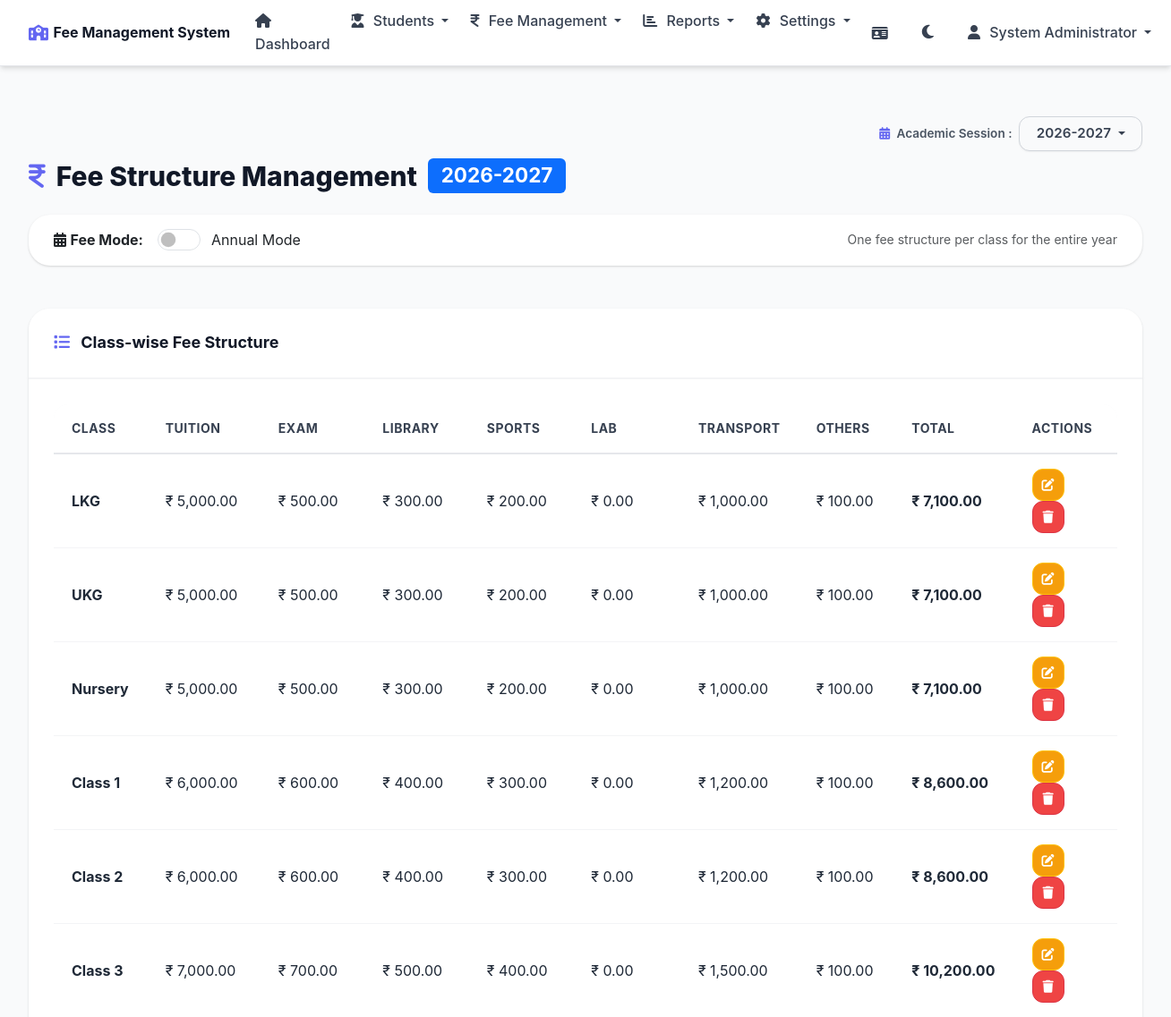
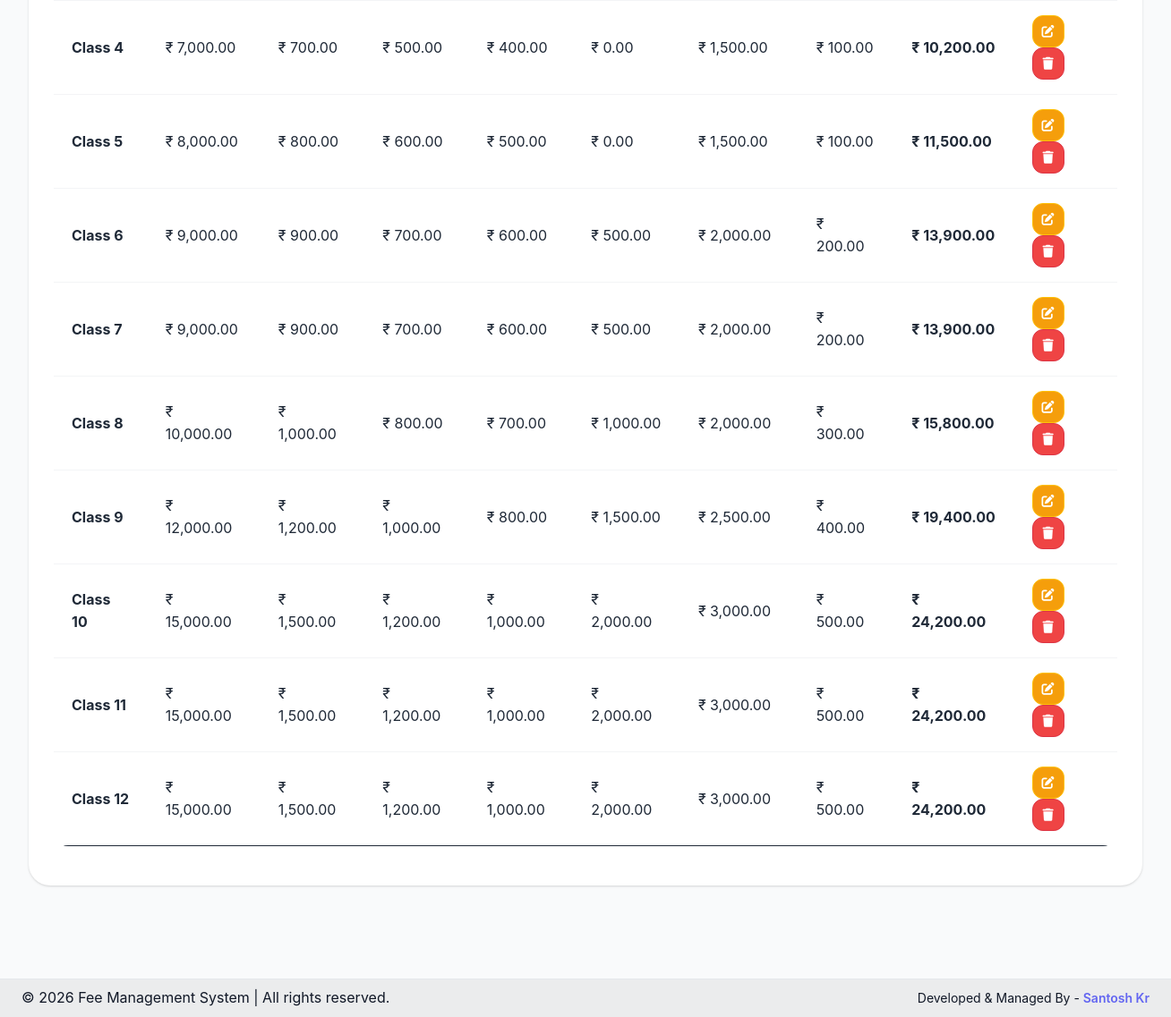
/modules/fee_structure/view_fee_structure.php (signed in), run on the app's committed database (2 pictures, top to bottom).
### tables this page shows
CREATE TABLE academic_sessions (
    session_id INT AUTO_INCREMENT PRIMARY KEY,
    session_name VARCHAR(20) NOT NULL UNIQUE,
    start_date DATE NOT NULL,
    end_date DATE NOT NULL,
    is_active TINYINT(1) DEFAULT 0,
    created_at TIMESTAMP DEFAULT CURRENT_TIMESTAMP
);

CREATE TABLE fee_structure (
    fee_structure_id INT PRIMARY KEY AUTO_INCREMENT,
    class_id INT NOT NULL,
    academic_year VARCHAR(20) NOT NULL,
    tuition_fee DECIMAL(10,2) NOT NULL DEFAULT 0.00,
    exam_fee DECIMAL(10,2) NOT NULL DEFAULT 0.00,
    library_fee DECIMAL(10,2) NOT NULL DEFAULT 0.00,
    sports_fee DECIMAL(10,2) NOT NULL DEFAULT 0.00,
    lab_fee DECIMAL(10,2) NOT NULL DEFAULT 0.00,
    transport_fee DECIMAL(10,2) NOT NULL DEFAULT 0.00,
    other_charges DECIMAL(10,2) NOT NULL DEFAULT 0.00,
    total_fee DECIMAL(10,2) GENERATED ALWAYS AS (
        tuition_fee + exam_fee + library_fee + sports_fee +
        lab_fee + transport_fee + other_charges
    ) STORED,
    created_at TIMESTAMP DEFAULT CURRENT_TIMESTAMP,
    updated_at TIMESTAMP DEFAULT CURRENT_TIMESTAMP ON UPDATE CURRENT_TIMESTAMP,
    status ENUM('active', 'inactive') DEFAULT 'active',
    FOREIGN KEY (class_id) REFERENCES classes(class_id),
    UNIQUE KEY unique_class_year (class_id, academic_year)
);

CREATE TABLE classes (
    class_id INT PRIMARY KEY AUTO_INCREMENT,
    class_name VARCHAR(50) NOT NULL,
    class_numeric INT NOT NULL,
    created_at TIMESTAMP DEFAULT CURRENT_TIMESTAMP,
    status ENUM('active', 'inactive') DEFAULT 'active'
);

### modules/fee_structure/view_fee_structure.php (the view, shortened to what the rows shown need)
<?php
require_once '../../config/database.php';
require_once '../../includes/session.php';
$db = getDB();
$selectedSession = getSelectedSession();
$feeMode = getFeeMode();
$feeStructures = $db->fetchAll("
    SELECT
        fs.*,
        c.class_name
    FROM fee_structure fs
    JOIN classes c ON fs.class_id = c.class_id
    WHERE fs.academic_year = :year AND fs.status = 'active'
    ORDER BY c.class_numeric
", ['year' => $selectedSession]);
require_once '../../includes/header.php';
?>
<div class="row">
    <div class="col-12">
        <h2 class="mb-4">
            <i class="fas fa-indian-rupee-sign"></i> Fee Structure Management
            <span class="badge bg-primary float-end"><?php echo htmlspecialchars($selectedSession); ?></span>
        </h2>
    </div>
</div>
<?php if ($feeMode === 'annual'): ?>
<div class="row">
    <div class="col-12">
        <div class="card card-custom">
            <div class="card-body">
                <?php if (count($feeStructures) > 0): ?>
                <div class="table-responsive">
                    <table class="table table-custom table-hover">
                        <thead>
                            <tr>
                                <th>Class</th>
                                <th>Tuition</th>
                                <th>Exam</th>
                                <th>Library</th>
                                <th>Sports</th>
                                <th>Lab</th>
                                <th>Transport</th>
                                <th>Others</th>
                                <th>Total</th>
                                <th>Actions</th>
                            </tr>
                        </thead>
                        <tbody>
                            <?php foreach($feeStructures as $fee): ?>
                            <tr>
                                <td><strong><?php echo htmlspecialchars($fee['class_name']); ?></strong></td>
                                <td><?php echo formatCurrency($fee['tuition_fee']); ?></td>
                                <td><?php echo formatCurrency($fee['exam_fee']); ?></td>
                                <td><?php echo formatCurrency($fee['library_fee']); ?></td>
                                <td><?php echo formatCurrency($fee['sports_fee']); ?></td>
                                <td><?php echo formatCurrency($fee['lab_fee']); ?></td>
                                <td><?php echo formatCurrency($fee['transport_fee']); ?></td>
                                <td><?php echo formatCurrency($fee['other_charges']); ?></td>
                                <td><strong><?php echo formatCurrency($fee['total_fee']); ?></strong></td>
                                <td>
                                    <button class="btn btn-sm btn-warning btn-icon" data-bs-toggle="modal"
                                            data-bs-target="#editModal<?php echo $fee['fee_structure_id']; ?>" title="Edit">
                                        <i class="fas fa-edit"></i>
                                    </button>
                                    <?php if (isSysAdmin()): ?>
                                    <form method="POST" action="" class="d-inline" onsubmit="return confirm('Are you sure you want to delete the fee structure for <?php echo htmlspecialchars($fee['class_name']); ?>?');">
                                        <button type="submit" class="btn btn-sm btn-danger btn-icon" title="Delete">
                                            <i class="fas fa-trash"></i>
                                        </button>
                                    </form>
                                    <?php endif; ?>
                                </td>
                            </tr>
                            <?php endforeach; ?>
                        </tbody>
                    </table>
                </div>
                <?php else: ?>
                <p class="text-center text-muted">No fee structure defined yet.</p>
                <?php endif; ?>
            </div>
        </div>
    </div>
</div>
<?php endif; ?>
<?php require_once '../../includes/footer.php'; ?>

### includes/header.php (shortened to what the rows shown need)
<!DOCTYPE html>
<html lang="en" data-theme="light">
<head>
    <link href="https://cdn.jsdelivr.net/npm/bootstrap@5.3.0/dist/css/bootstrap.min.css" rel="stylesheet">
    <link href="https://cdnjs.cloudflare.com/ajax/libs/font-awesome/6.4.0/css/all.min.css" rel="stylesheet">
    <link href="/assets/css/style.css" rel="stylesheet">
</head>
<body>
    <div class="<?php echo (isLoggedIn() && basename($_SERVER['PHP_SELF']) != 'login.php') ? 'container-fluid mt-4' : ''; ?>">
        <?php if(isLoggedIn() && basename($_SERVER['PHP_SELF']) != 'login.php'): ?>
        <?php
        $headerSessions = getAllSessions();
        $headerSelectedSession = getSelectedSession();
        ?>
        <div class="session-selector-wrapper">
            <span class="session-label"><i class="fas fa-calendar-alt"></i> Academic Session :</span>
            <div class="dropdown">
                <button class="btn dropdown-toggle session-selector-btn" type="button" id="sessionDropdown" data-bs-toggle="dropdown">
                    <?php echo htmlspecialchars($headerSelectedSession); ?>
                </button>
            </div>
        </div>
        <?php endif; ?>

### data on the page
academic_sessions: session_name "2026-2027"
fee_structure: class.class_name "LKG", tuition_fee "₹ 5,000.00", exam_fee "₹ 500.00", library_fee "₹ 300.00", sports_fee "₹ 200.00", lab_fee "₹ 0.00", transport_fee "₹ 1,000.00", other_charges "₹ 100.00", total_fee "₹ 7,100.00"
fee_structure: class.class_name "UKG", tuition_fee "₹ 5,000.00", exam_fee "₹ 500.00", library_fee "₹ 300.00", sports_fee "₹ 200.00", lab_fee "₹ 0.00", transport_fee "₹ 1,000.00", other_charges "₹ 100.00", total_fee "₹ 7,100.00"
fee_structure: class.class_name "Nursery", tuition_fee "₹ 5,000.00", exam_fee "₹ 500.00", library_fee "₹ 300.00", sports_fee "₹ 200.00", lab_fee "₹ 0.00", transport_fee "₹ 1,000.00", other_charges "₹ 100.00", total_fee "₹ 7,100.00"
fee_structure: class.class_name "Class 1", tuition_fee "₹ 6,000.00", exam_fee "₹ 600.00", library_fee "₹ 400.00", sports_fee "₹ 300.00", lab_fee "₹ 0.00", transport_fee "₹ 1,200.00", other_charges "₹ 100.00", total_fee "₹ 8,600.00"
fee_structure: class.class_name "Class 2", tuition_fee "₹ 6,000.00", exam_fee "₹ 600.00", library_fee "₹ 400.00", sports_fee "₹ 300.00", lab_fee "₹ 0.00", transport_fee "₹ 1,200.00", other_charges "₹ 100.00", total_fee "₹ 8,600.00"
fee_structure: class.class_name "Class 3", tuition_fee "₹ 7,000.00", exam_fee "₹ 700.00", library_fee "₹ 500.00", sports_fee "₹ 400.00", lab_fee "₹ 0.00", transport_fee "₹ 1,500.00", other_charges "₹ 100.00", total_fee "₹ 10,200.00"
fee_structure: class.class_name "Class 4", tuition_fee "₹ 7,000.00", exam_fee "₹ 700.00", library_fee "₹ 500.00", sports_fee "₹ 400.00", lab_fee "₹ 0.00", transport_fee "₹ 1,500.00", other_charges "₹ 100.00", total_fee "₹ 10,200.00"
fee_structure: class.class_name "Class 5", tuition_fee "₹ 8,000.00", exam_fee "₹ 800.00", library_fee "₹ 600.00", sports_fee "₹ 500.00", lab_fee "₹ 0.00", transport_fee "₹ 1,500.00", other_charges "₹ 100.00", total_fee "₹ 11,500.00"
fee_structure: class.class_name "Class 6", tuition_fee "₹ 9,000.00", exam_fee "₹ 900.00", library_fee "₹ 700.00", sports_fee "₹ 600.00", lab_fee "₹ 500.00", transport_fee "₹ 2,000.00", other_charges "₹ 200.00", total_fee "₹ 13,900.00"
fee_structure: class.class_name "Class 7", tuition_fee "₹ 9,000.00", exam_fee "₹ 900.00", library_fee "₹ 700.00", sports_fee "₹ 600.00", lab_fee "₹ 500.00", transport_fee "₹ 2,000.00", other_charges "₹ 200.00", total_fee "₹ 13,900.00"
fee_structure: class.class_name "Class 8", tuition_fee "₹ 10,000.00", exam_fee "₹ 1,000.00", library_fee "₹ 800.00", sports_fee "₹ 700.00", lab_fee "₹ 1,000.00", transport_fee "₹ 2,000.00", other_charges "₹ 300.00", total_fee "₹ 15,800.00"
fee_structure: class.class_name "Class 9", tuition_fee "₹ 12,000.00", exam_fee "₹ 1,200.00", library_fee "₹ 1,000.00", sports_fee "₹ 800.00", lab_fee "₹ 1,500.00", transport_fee "₹ 2,500.00", other_charges "₹ 400.00", total_fee "₹ 19,400.00"
fee_structure: class.class_name "Class 10", tuition_fee "₹ 15,000.00", exam_fee "₹ 1,500.00", library_fee "₹ 1,200.00", sports_fee "₹ 1,000.00", lab_fee "₹ 2,000.00", transport_fee "₹ 3,000.00", other_charges "₹ 500.00", total_fee "₹ 24,200.00"
fee_structure: class.class_name "Class 11", tuition_fee "₹ 15,000.00", exam_fee "₹ 1,500.00", library_fee "₹ 1,200.00", sports_fee "₹ 1,000.00", lab_fee "₹ 2,000.00", transport_fee "₹ 3,000.00", other_charges "₹ 500.00", total_fee "₹ 24,200.00"
fee_structure: class.class_name "Class 12", tuition_fee "₹ 15,000.00", exam_fee "₹ 1,500.00", library_fee "₹ 1,200.00", sports_fee "₹ 1,000.00", lab_fee "₹ 2,000.00", transport_fee "₹ 3,000.00", other_charges "₹ 500.00", total_fee "₹ 24,200.00"

### other printed values
$siteSettings['school_name'] "Fee Management System"
getAdminName() "System Administrator"
